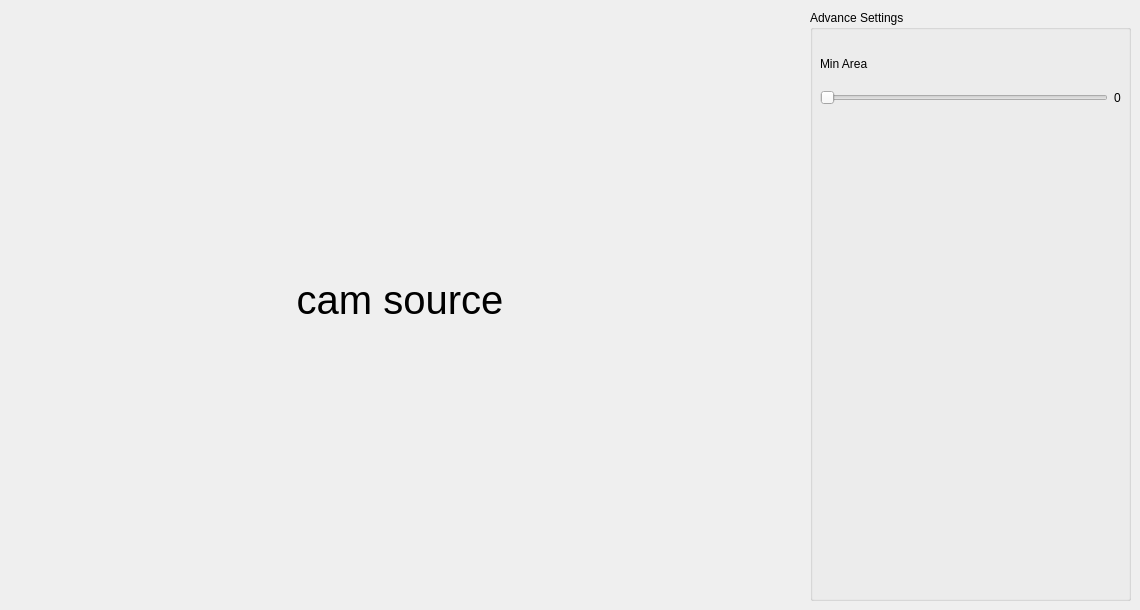
    <widget class="QWidget" name="camTab">
     <attribute name="title">
      <string>Cam</string>
     </attribute>
     <widget class="QLabel" name="camSource">
      <property name="geometry">
       <rect>
        <x>0</x>
        <y>0</y>
        <width>800</width>
        <height>600</height>
       </rect>
      </property>
      <property name="font">
       <font>
        <pointsize>30</pointsize>
        <bold>false</bold>
       </font>
      </property>
      <property name="autoFillBackground">
       <bool>true</bool>
      </property>
      <property name="text">
       <string>cam source</string>
      </property>
      <property name="alignment">
       <set>Qt::AlignCenter</set>
      </property>
     </widget>
     <widget class="QGroupBox" name="groupBox">
      <property name="geometry">
       <rect>
        <x>810</x>
        <y>10</y>
        <width>321</width>
        <height>591</height>
       </rect>
      </property>
      <property name="title">
       <string>Advance Settings</string>
      </property>
      <widget class="QWidget" name="layoutWidget3">
       <property name="geometry">
        <rect>
         <x>10</x>
         <y>40</y>
         <width>301</width>
         <height>61</height>
        </rect>
       </property>
       <layout class="QVBoxLayout" name="verticalLayout_3">
        <item>
         <widget class="QLabel" name="label">
          <property name="text">
           <string>Min Area</string>
          </property>
         </widget>
        </item>
        <item>
         <layout class="QHBoxLayout" name="horizontalLayout">
          <item>
           <widget class="QSlider" name="minAreaSlider">
            <property name="maximum">
             <number>100000</number>
            </property>
            <property name="singleStep">
             <number>100</number>
            </property>
            <property name="orientation">
             <enum>Qt::Horizontal</enum>
            </property>
           </widget>
          </item>
          <item>
           <widget class="QLabel" name="label_2">
            <property name="text">
             <string>0</string>
            </property>
           </widget>
          </item>
         </layout>
        </item>
       </layout>
      </widget>
     </widget>
    </widget>
